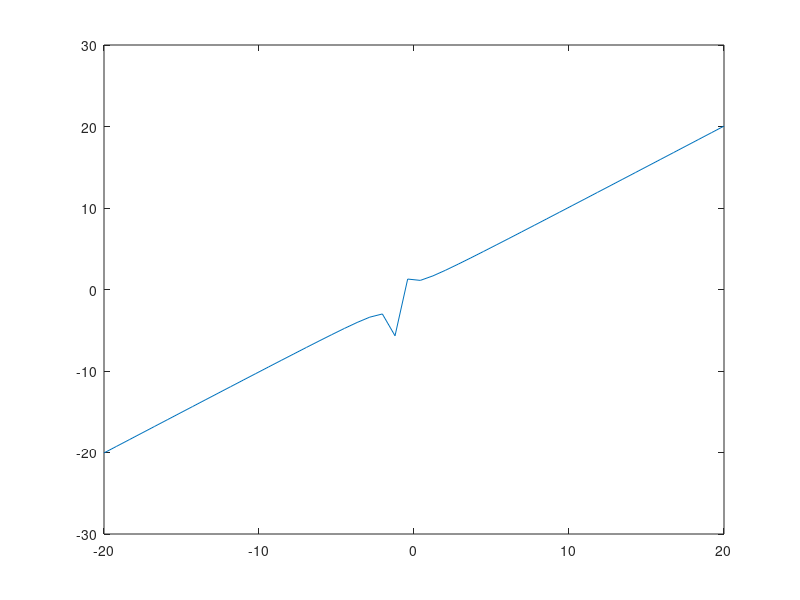

Here is the MATLAB script that generated this plot: (Note: this script raises an error after producing the figure.)
function EcuacionRacionalCaso3()
clc
clear all;

disp ('Calculo del dominio y rango de funciones');
disp ('Funcion Racional Caso 3');
disp ('Sea la funcion (ax^2 + bx + c) / (dx + e) :');

A=input('Ingrese el valor de A: ');
B=input('Ingrese el valor de B: ');
C=input('Ingrese el valor de C: ');
D=input('Ingrese el valor de D: ');
E=input('Ingrese el valor de E: ');

x = linspace (-20, 20, 50);

y= (A*x.^2 + B*x + C )./(D*x + E);

plot (x,y);


W = -E./D;

disp ("El dominio es: (-?, " + W + ") U ("+ W + ", ?)")